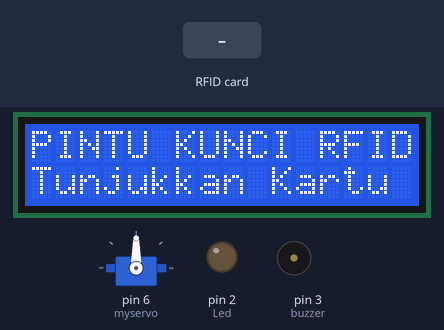
Recording of a sketch running on a simulated Arduino Uno, built with avr-gcc and run on an emulated ATmega328P. Shown: servo, 16×2 character LCD, output pins drawn as LEDs (lit = HIGH), buzzer (waves = sounding, pin HIGH). Inputs (shaded band) come from the test bench. Pins used as bus, display or sensor lines are not drawn.

Above: at 1.3 s.
1.4 s: RFID card 05 8F 28 83 B8 61 00 held to the reader
At 3.4 s:
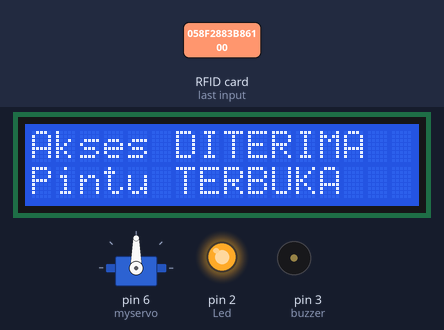
At 5.0 s:
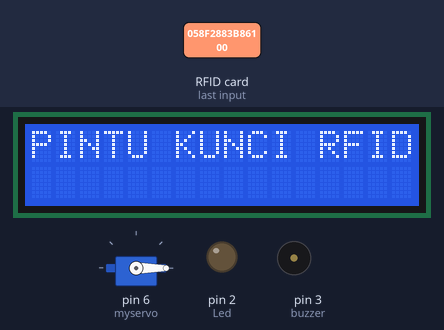
5.6 s: RFID card 5E 7A 19 C4 held to the reader
At 7.4 s:
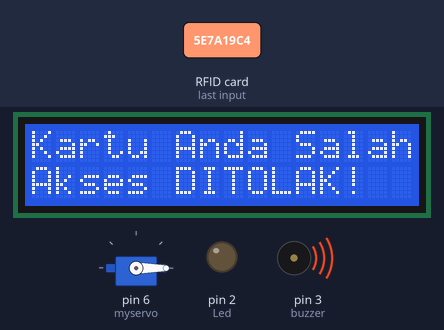
Timing chart, 0 to 9.9 s (numbered marks = the images above; inputs shaded):
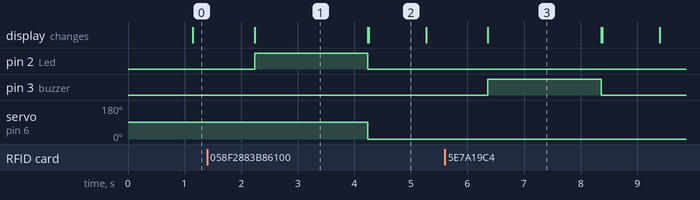

Measured:
- after the input at 1.4 s, pin 2 (Led): LOW → HIGH after 0.84 s, → LOW 2.0 s later; servo on pin 6 (myservo): 90° → 0° after 2.8 s; the display: changes after 0.84 s (image 1)
- after the input at 5.6 s, pin 3 (buzzer): LOW → HIGH after 0.76 s, → LOW 2.0 s later; the display: changes after 0.76 s (image 3)
- what the display in image 1 shows lasts 2.0 s, from 2.2 s to 4.2 s
- what the display in image 2 shows lasts 1.0 s, from 4.3 s to 5.3 s

The sketch:

pintuotomatisrfid.ino
```cpp
#include <Wire.h>
#include <SPI.h>
#include <LiquidCrystal_I2C.h>
#include <Servo.h>
#include <MFRC522.h>
 LiquidCrystal_I2C lcd(0x27, 16, 2);
 MFRC522 mfrc522(10, 9); // MFRC522 mfrc522(SS_PIN, RST_PIN)
 Servo myservo;
 int angle=0;
 int Led = 2;
 int buzzer = 3;
 String tagUID = "05 8F 28 83 B8 61 00"; // String to store UID of tag. Change it with your tag's UID

 void setup() {
 myservo.attach(6);
 lcd.begin(16,2); // LCD screen
 lcd.backlight();
 SPI.begin(); // Init SPI bus
 mfrc522.PCD_Init(); // Init MFRC522
 pinMode(Led, OUTPUT);
 pinMode(buzzer, OUTPUT);
 lcd.clear();
 }
 void loop() {
 lcd.setCursor(0, 0);
 lcd.print("PINTU KUNCI RFID");
 delay(1000);
 lcd.setCursor(0, 1);
 lcd.print("Tunjukkan Kartu");

 // Look for new cards
 if ( ! mfrc522.PICC_IsNewCardPresent()) {
 return;
 }
 // Select one of the cards
 if ( ! mfrc522.PICC_ReadCardSerial()) {
 return;
 }

 //Reading from the card
 String tag = "";
 for (byte i = 0; i < mfrc522.uid.size; i++)
 {
 tag.concat(String(mfrc522.uid.uidByte[i] < 0x10 ? " 0" : " "));
 tag.concat(String(mfrc522.uid.uidByte[i], HEX));
 }
 tag.toUpperCase();

 //Checking the card
 if (tag.substring(1) == tagUID) //change here the UID of the card/cards that you want to give access
 {
 // If UID of tag is matched.
 lcd.clear();
 lcd.setCursor(0, 0);
 lcd.print("Akses DITERIMA");
 lcd.setCursor(0, 1);
 lcd.print("Pintu TERBUKA");
 myservo.write(90);
 digitalWrite(Led, HIGH);
 delay(2000);
 digitalWrite(Led, LOW);
 myservo.write(0);
 lcd.clear();
 }

 else
 {
 // If UID of tag is not matched.
 lcd.clear();
 lcd.setCursor(0, 0);
 lcd.print("Kartu Anda Salah!");
 lcd.setCursor(0, 1);
 lcd.print("Akses DITOLAK!");
 digitalWrite(buzzer, HIGH);
 delay(2000);
 digitalWrite(buzzer, LOW);
 lcd.clear();
 }
 }
```
